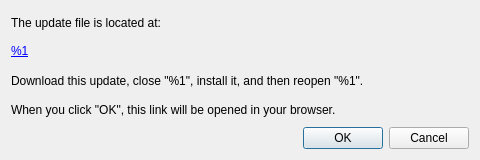
<?xml version="1.0" encoding="UTF-8"?>
<ui version="4.0">
 <class>FvUpdateConfirmDialog</class>
 <widget class="QDialog" name="FvUpdateConfirmDialog">
  <property name="geometry">
   <rect>
    <x>0</x>
    <y>0</y>
    <width>480</width>
    <height>160</height>
   </rect>
  </property>
  <property name="windowTitle">
   <string>Software Update</string>
  </property>
  <layout class="QVBoxLayout" name="verticalLayout">
   <item>
    <widget class="QLabel" name="updateFileIsLocatedLabel">
     <property name="text">
      <string>The update file is located at:</string>
     </property>
    </widget>
   </item>
   <item>
    <widget class="QLabel" name="updateFileLinkLabel">
     <property name="text">
      <string>&lt;a href=&quot;%1&quot;&gt;%1&lt;/a&gt;</string>
     </property>
     <property name="openExternalLinks">
      <bool>true</bool>
     </property>
     <property name="textInteractionFlags">
      <set>Qt::TextBrowserInteraction</set>
     </property>
    </widget>
   </item>
   <item>
    <widget class="QLabel" name="downloadThisUpdateLabel">
     <property name="text">
      <string>Download this update, close &quot;%1&quot;, install it, and then reopen &quot;%1&quot;.</string>
     </property>
    </widget>
   </item>
   <item>
    <widget class="QLabel" name="whenYouClickOkLabel">
     <property name="text">
      <string>When you click &quot;OK&quot;, this link will be opened in your browser.</string>
     </property>
    </widget>
   </item>
   <item>
    <widget class="QDialogButtonBox" name="confirmButtonBox">
     <property name="orientation">
      <enum>Qt::Horizontal</enum>
     </property>
     <property name="standardButtons">
      <set>QDialogButtonBox::Cancel|QDialogButtonBox::Ok</set>
     </property>
    </widget>
   </item>
  </layout>
 </widget>
 <resources/>
 <connections/>
</ui>
